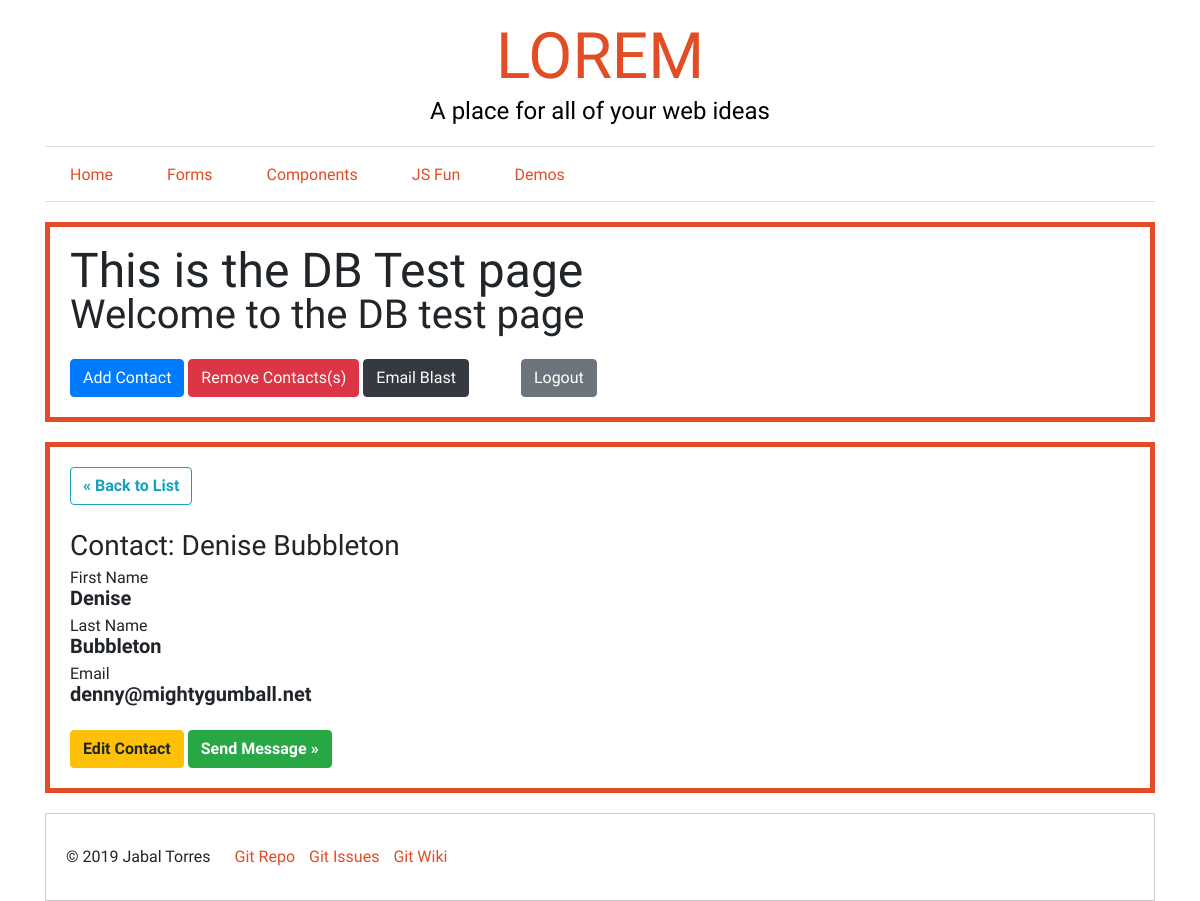
Before: /public/contacts/contact-show.php (signed in) with the older database file.
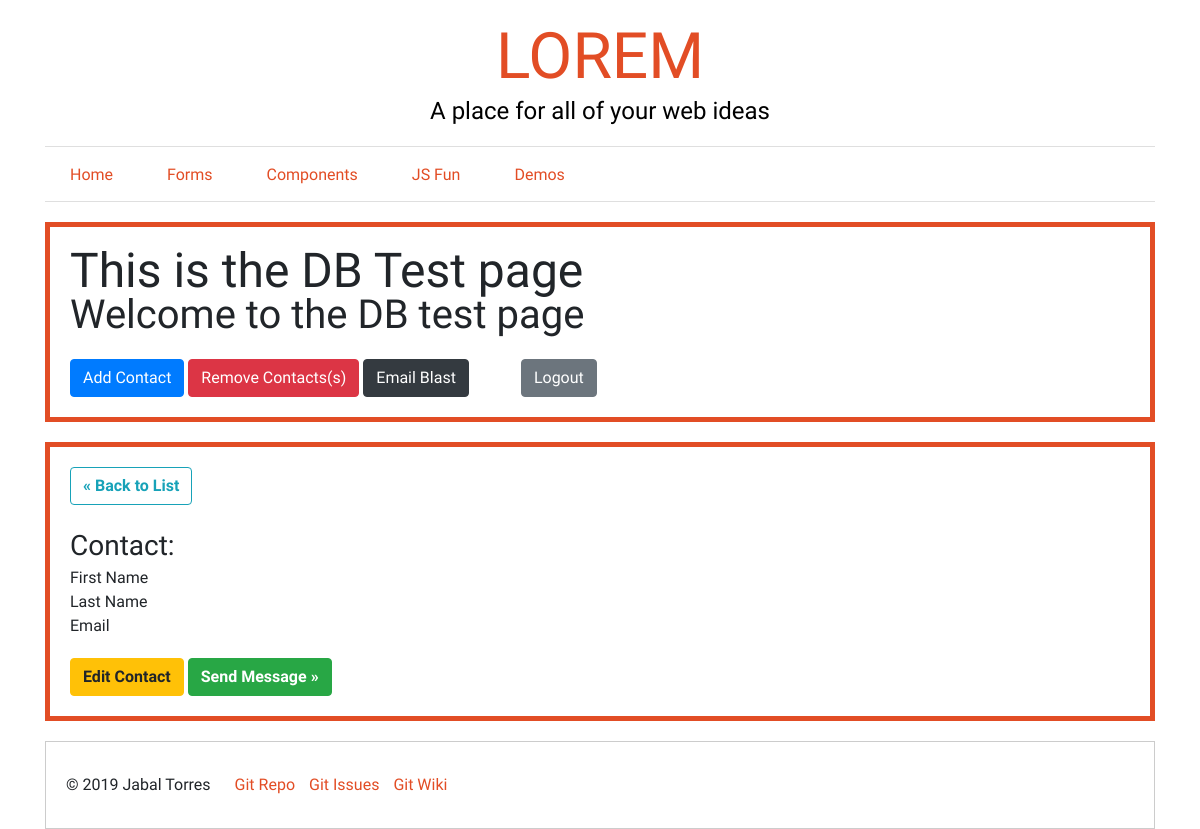
After: the same page with the newer database file.
### tables this page shows
CREATE TABLE `email_list` (
  `id` int(11) NOT NULL,
  `first_name` varchar(20) DEFAULT NULL,
  `last_name` varchar(20) DEFAULT NULL,
  `email` varchar(60) DEFAULT NULL
);

### private/functions.php (called while the page is built, shortened)
<?php
function url_for($script_path) {
    return WWW_ROOT . $script_path;
}
function u($string="") {
    return urlencode($string);
}
function h($string="") {
    return htmlspecialchars($string);
}
?>

### private/database.php (called while the page is built, shortened)
<?php
    function db_escape($connection, $string) {
        return mysqli_real_escape_string($connection, $string);
    }
?>

### private/query_functions.php (called while the page is built, shortened)
<?php
    function find_contact_by_id($id) {
        global $db;
        $sql = "SELECT * FROM email_list ";
        $sql .= "WHERE id='" . db_escape($db, $id) . "'";
        $result = mysqli_query($db, $sql);
        $contact = mysqli_fetch_assoc($result);
        return $contact;
    }
?>

### public/contacts/contact-show.php (the view, shortened to what this page needs)
<?php
    $id = $_GET['id'] ?? '1';
    $contact = find_contact_by_id($id);
    $custom_class = "db-test-page";
include_once(INCLUDES_PATH . '/site-header.php');
?>
<div class="container <?php echo $custom_class; ?>">
    <?php
        include_once(INCLUDES_PATH . '/masthead.php');
        include_once(INCLUDES_PATH . '/navigation.php');
    ?>
    <section>
        <?php include_once(INCLUDES_PATH . '/headline-page.php');?>
        <?php include_once(INCLUDES_PATH . '/db-menu.php');?>
    </section>
    <div class="row">
        <div class="col">
            <section>
                <div id="content" class="">
                    <a class="btn btn-outline-info mb-4 font-weight-bold" href="<?php echo url_for('/contacts/index.php'); ?>">&laquo; Back to List</a>
                    <div class="contact show mb-4">
                        <h1 class="h3">Contact: <?php echo h($contact['first_name']) . " " . h($contact['last_name'] ); ?></h1>
                        <div class="attributes">
                            <dl class="mb-2">
                                <dt>First Name</dt>
                                <dd class="font-weight-bold h5"><?php echo h($contact['first_name']); ?></dd>
                            </dl>
                            <dl class="mb-2">
                                <dt>Last Name</dt>
                                <dd class="font-weight-bold h5"><?php echo h($contact['last_name']); ?></dd>
                            </dl>
                            <dl class="mb-2">
                                <dt>Email</dt>
                                <dd class="font-weight-bold h5"><?php echo h($contact['email']); ?></dd>
                            </dl>
                        </div>
                    </div>
                    <a class="btn btn-warning font-weight-bold" href="<?php echo url_for('/contacts/contact-edit.php?id=' . h(u($contact['id']))); ?>">Edit Contact</a>
                    <a class="btn btn-success font-weight-bold" href="<?php echo url_for('/contacts/contact-message.php?id=' . h(u($contact['id']))); ?>">Send Message &raquo;</a>
                </div>
            </section>
        </div>
    </div>
</div>
<?php include '../includes/site-footer.php';?>

Changed rows visible on the page:
removed email_list: first_name "Denise", last_name "Bubbleton", email "denny@mightygumball.net"
